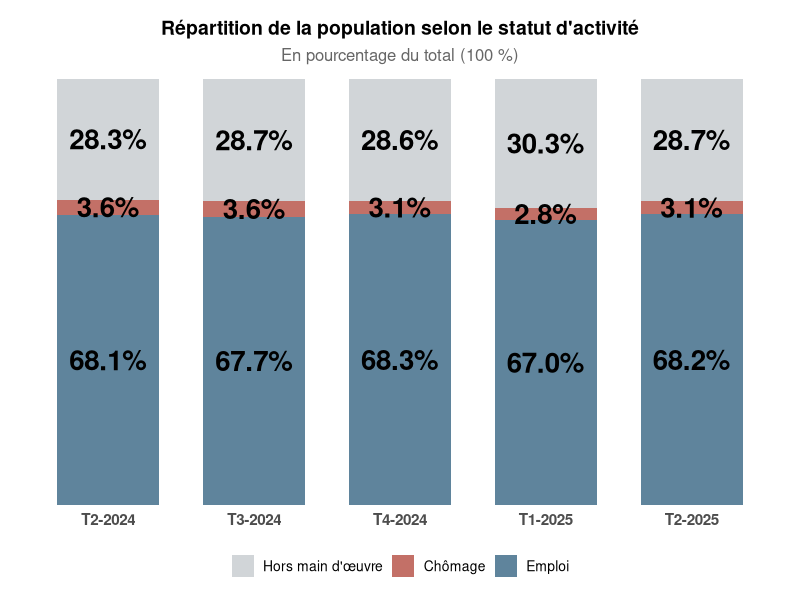

Source code (R):
# =======================================================================
# Répartition emploi / chômage / hors main d'œuvre - Barres empilées 100 %
# (Version professionnelle avec transparence)
# =======================================================================

library(ggplot2)
library(tidyr)
library(dplyr)

# -----------------------------------------------------------------------
# Données
# -----------------------------------------------------------------------
proportion_data <- data.frame(
  Periode = factor(
    c("T2-2024", "T3-2024", "T4-2024", "T1-2025", "T2-2025"),
    levels = c("T2-2024", "T3-2024", "T4-2024", "T1-2025", "T2-2025")
  ),
  Emploi = c(68.11, 67.73, 68.27, 66.97, 68.23),
  Chomage = c(3.61, 3.57, 3.15, 2.75, 3.11),
  Hors_main = c(28.28, 28.70, 28.58, 30.28, 28.67)
)

# Transformation au format long
data_long <- proportion_data %>%
  pivot_longer(cols = c(Emploi, Chomage, Hors_main),
               names_to = "Categorie",
               values_to = "Pourcentage")

# Ordre et étiquettes des catégories
data_long$Categorie <- factor(
  data_long$Categorie,
  levels = c("Hors_main", "Chomage", "Emploi"),
  labels = c("Hors main d'œuvre", "Chômage", "Emploi")
)

# -----------------------------------------------------------------------
# Graphique
# -----------------------------------------------------------------------
ggplot(data_long, aes(x = Periode, y = Pourcentage, fill = Categorie)) +
  geom_bar(stat = "identity", width = 0.7, alpha = 0.70) +  # transparence légère
  geom_text(aes(label = paste0(sprintf("%.1f", Pourcentage), "%")),
            position = position_stack(vjust = 0.5),
            color = "black", size = 7, fontface = "bold") +
  scale_fill_manual(values = c(
    "Emploi" = "#1B4F72",        # Bleu foncé institutionnel
    "Chômage" = "#A93226",       # Rouge bordeaux
    "Hors main d'œuvre" = "#BDC3C7"  # Gris clair neutre
  )) +
  scale_y_continuous(labels = NULL, breaks = NULL, expand = c(0, 0)) +
  labs(
    title = "Répartition de la population selon le statut d'activité",
    subtitle = "En pourcentage du total (100 %)",
    x = NULL, y = NULL, fill = NULL
  ) +
  theme_minimal(base_size = 12) +
  theme(
    plot.title = element_text(face = "bold", size = 14, hjust = 0.5),
    plot.subtitle = element_text(color = "gray40", hjust = 0.5, margin = margin(b = 10)),
    legend.position = "bottom",
    legend.text = element_text(size = 10),
    panel.grid = element_blank(),
    axis.text.x = element_text(size = 11, face = "bold"),
    plot.margin = margin(15, 15, 10, 15)
  )
